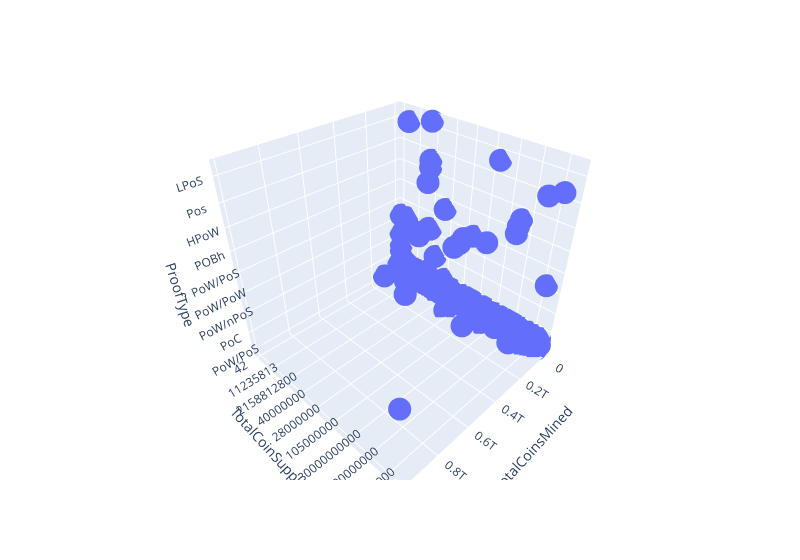

Notebook cell for this chart:
### Markdown cell above
### Visualizing Results

#### 3D-Scatter with Clusters

### Code cell
# Create a 3D-Scatter with the PCA data and the clusters
crypto_fig = px.scatter_3d(clustered_df,x="TotalCoinsMined",y="TotalCoinSupply",z="ProofType",width=800)
crypto_fig.update_layout(legend=dict(x=0, y=1))
crypto_fig.show()

### Figure 1 — Plotly figure (JSON) as saved in the notebook; plotly's stock layout.template omitted (floating-point values rounded to 4 significant figures; data arrays with more than 128 entries replaced by an {"elided": "..."} marker saying what was removed)
{"data": [{"hovertemplate": "TotalCoinsMined=%{x}<br>TotalCoinSupply=%{y}<br>ProofType=%{z}<extra></extra>", "legendgroup": "", "marker": {"color": "#636efa", "symbol": "circle"}, "mode": "markers", "name": "", "scene": "scene", "showlegend": false, "type": "scatter3d", "x": {"elided": "533 float values"}, "y": {"elided": "533 str values"}, "z": {"elided": "533 str values"}}], "layout": {"legend": {"tracegroupgap": 0, "x": 0, "y": 1}, "margin": {"t": 60}, "scene": {"domain": {"x": [0, 1], "y": [0, 1]}, "xaxis": {"title": {"text": "TotalCoinsMined"}}, "yaxis": {"title": {"text": "TotalCoinSupply"}}, "zaxis": {"title": {"text": "ProofType"}}}, "width": 800}}
